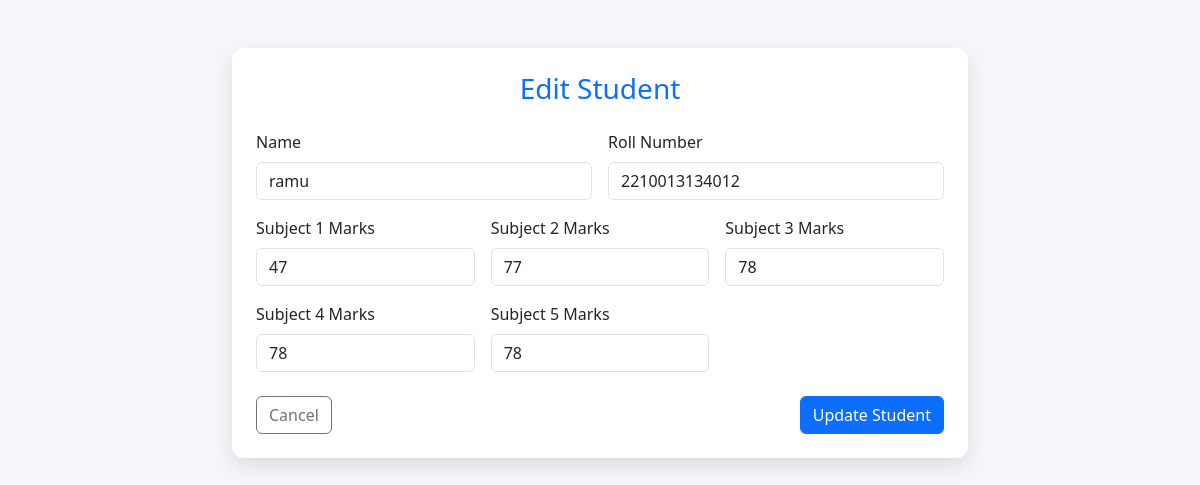
The app's page /edit/2 (signed in) with its own data.
### tables this page shows
CREATE TABLE students (
                        serial_number INTEGER PRIMARY KEY,
                        name TEXT,
                        roll_number TEXT UNIQUE,
                        subject1 INTEGER,
                        subject2 INTEGER,
                        subject3 INTEGER,
                        subject4 INTEGER,
                        subject5 INTEGER
                    );

### app.py (the view)
@app.route('/edit/<int:serial_number>', methods=['GET', 'POST'])
def edit_student(serial_number):
    if 'user' not in session:
        return redirect(url_for('login'))
    conn = sqlite3.connect('student.db')
    cursor = conn.cursor()
    if request.method == 'POST':
        updated_data = (
            request.form['name'],
            request.form['roll_number'],
            int(request.form['subject1']),
            int(request.form['subject2']),
            int(request.form['subject3']),
            int(request.form['subject4']),
            int(request.form['subject5']),
            serial_number  # Use serial_number instead of id
        )
        cursor.execute('''UPDATE students SET name=?, roll_number=?, subject1=?, subject2=?,
                          subject3=?, subject4=?, subject5=? WHERE serial_number=?''', updated_data)
        conn.commit()
        conn.close()
        return redirect(url_for('dashboard'))
    else:
        cursor.execute("SELECT * FROM students WHERE serial_number=?", (serial_number,))
        student = cursor.fetchone()
        conn.close()
        return render_template('edit_student.html', student=student)

### templates/edit_student.html (shortened to what this page needs)
<!DOCTYPE html>
<html lang="en">
<head>
    <link href="https://cdn.jsdelivr.net/npm/bootstrap@5.3.0/dist/css/bootstrap.min.css" rel="stylesheet">
</head>
<body>
    <div class="container py-5">
        <div class="row justify-content-center">
            <div class="col-lg-8">
                <div class="card p-4">
                    <h3 class="mb-4 text-center text-primary">Edit Student</h3>
                    <form method="post">
                        <div class="row g-3">
                            <div class="col-md-6">
                                <label class="form-label">Name</label>
                                <input type="text" class="form-control" name="name" value="{{ student[1] }}" required>
                            </div>
                            <div class="col-md-6">
                                <label class="form-label">Roll Number</label>
                                <input type="text" class="form-control" name="roll_number" value="{{ student[2] }}" required>
                            </div>
                            {% for i in range(3, 8) %}
                            <div class="col-md-4">
                                <label class="form-label">Subject {{ i - 2 }} Marks</label>
                                <input type="number" class="form-control" name="subject{{ i - 2 }}" value="{{ student[i] }}" min="0" max="100" required>
                            </div>
                            {% endfor %}
                        </div>
                        <div class="mt-4 d-flex justify-content-between">
                            <a href="{{ url_for('dashboard') }}" class="btn btn-outline-secondary">Cancel</a>
                            <button type="submit" class="btn btn-primary">Update Student</button>
                        </div>
                    </form>
                </div>
            </div>
        </div>
    </div>
</body>
</html>

### templates/edit_student.html (style rules this page uses)
body { background-color: #f4f6f9; }
.card { border: none; border-radius: 12px; box-shadow: 0 8px 20px rgba(0,0,0,0.1); }
.form-label { font-weight: 500; }

### records on screen
students: name "ramu", roll_number "2210013134012", subject1 "47" "77" "78" "78" "78"

### other values on screen
{{ i - 2 }} "1" "2" "3" "4" "5"
